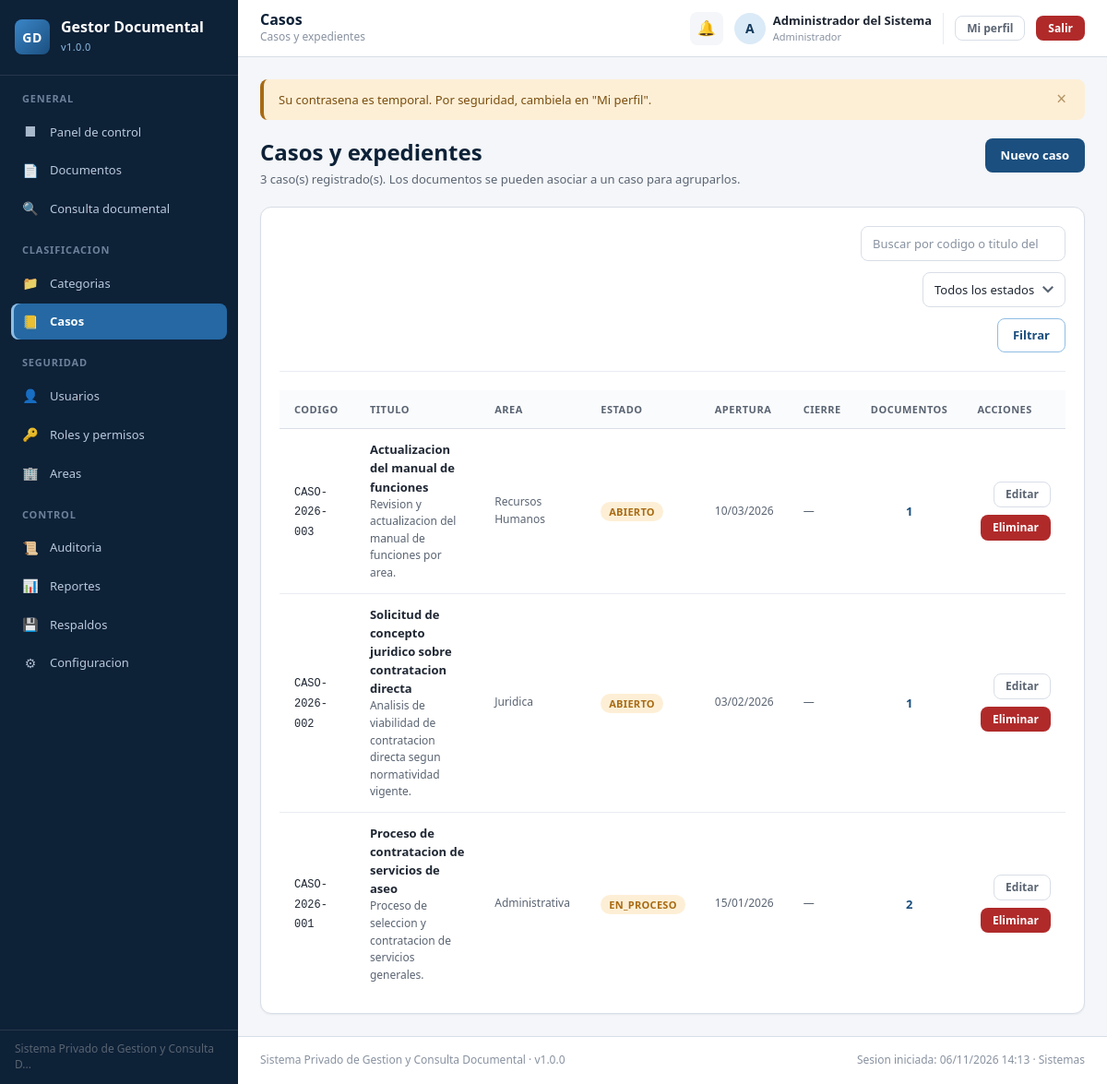
The page /public/index.php?modulo=casos (signed in) on the database its author committed.
### tables this page shows
CREATE TABLE casos (
    id_caso         INT AUTO_INCREMENT PRIMARY KEY,
    codigo          VARCHAR(50)  NOT NULL UNIQUE,
    titulo          VARCHAR(200) NOT NULL,
    descripcion     TEXT         NULL,
    id_area         INT          NULL,
    estado          ENUM('ABIERTO','EN_PROCESO','CERRADO','ARCHIVADO') NOT NULL DEFAULT 'ABIERTO',
    fecha_apertura  DATE         NOT NULL DEFAULT (CURRENT_DATE),
    fecha_cierre    DATE         NULL,
    fecha_creacion  DATETIME     NOT NULL DEFAULT CURRENT_TIMESTAMP,

    CONSTRAINT fk_caso_area
        FOREIGN KEY (id_area) REFERENCES areas(id_area)
        ON UPDATE CASCADE ON DELETE SET NULL,

    INDEX idx_caso_estado (estado)
);

CREATE TABLE areas (
    id_area         INT AUTO_INCREMENT PRIMARY KEY,
    nombre          VARCHAR(100) NOT NULL UNIQUE,
    descripcion     VARCHAR(200) NULL,
    activo          TINYINT(1)   NOT NULL DEFAULT 1,
    fecha_creacion  DATETIME     NOT NULL DEFAULT CURRENT_TIMESTAMP
);

### app/views/categorias/casos.php (the view, shortened to what the rows shown need)
<?php
require RUTA_VISTAS . '/partials/header.php';
?>
<section class="encabezado-seccion">
    <div>
        <h2 class="encabezado-seccion__titulo">Casos y expedientes</h2>
    </div>
</section>
<section class="tarjeta">
    <div class="tarjeta__cuerpo">
        <?php if (empty($casos)): ?>
            <div class="estado-vacio estado-vacio--compacto">
                <div class="estado-vacio__icono" aria-hidden="true">&#128210;</div>
                <h3 class="estado-vacio__titulo">No hay casos registrados</h3>
                <p class="estado-vacio__texto">
                    Los casos permiten agrupar documentos relacionados con un
                    mismo proceso o expediente.
                </p>
            </div>
        <?php else: ?>
            <div class="tabla-contenedor">
                <table class="tabla tabla--interactiva">
                    <thead>
                        <tr>
                            <th>Codigo</th>
                            <th>Titulo</th>
                            <th>Area</th>
                            <th>Estado</th>
                            <th>Apertura</th>
                            <th>Cierre</th>
                            <th class="tabla__celda-centrada">Documentos</th>
                            <th class="tabla__celda-acciones">Acciones</th>
                        </tr>
                    </thead>
                    <tbody>
                        <?php foreach ($casos as $caso): ?>
                            <tr>
                                <td><span class="texto-mono"><?= Helper::e($caso['codigo']) ?></span></td>
                                <td>
                                    <strong class="texto-fuerte">
                                        <?= Helper::e(mb_strimwidth($caso['titulo'], 0, 60, '...')) ?>
                                    </strong>
                                    <?php if (!empty($caso['descripcion'])): ?>
                                        <span class="texto-bloque texto-mini">
                                            <?= Helper::e(mb_strimwidth($caso['descripcion'], 0, 80, '...')) ?>
                                        </span>
                                    <?php endif; ?>
                                </td>
                                <td class="texto-mini"><?= Helper::eo($caso['area'], '—') ?></td>
                                <td>
                                    <span class="<?= Helper::claseEstado($caso['estado']) ?>">
                                        <?= Helper::e($caso['estado']) ?>
                                    </span>
                                </td>
                                <td class="texto-mini"><?= Helper::e(Helper::fecha($caso['fecha_apertura'])) ?></td>
                                <td class="texto-mini"><?= Helper::e(Helper::fecha($caso['fecha_cierre'])) ?></td>
                                <td class="tabla__celda-centrada">
                                    <a class="enlace-fuerte"
                                       href="<?= Helper::url('documentos', '', ['caso' => $caso['id_caso']]) ?>">
                                        <?= (int) $caso['total_documentos'] ?>
                                    </a>
                                </td>
                                <td class="tabla__celda-acciones">
                                    <div class="acciones-fila">
                                        <?php if (Sesion::puede('casos', 'editar')): ?>
                                            <button type="button" class="boton boton--fantasma boton--mini"
                                                    data-abrir-modal="modalCaso"
                                                    data-modo="editar"
                                                    data-id="<?= (int) $caso['id_caso'] ?>"
                                                    data-codigo="<?= Helper::e($caso['codigo']) ?>"
                                                    data-titulo="<?= Helper::e($caso['titulo']) ?>"
                                                    data-descripcion="<?= Helper::e((string) $caso['descripcion']) ?>"
                                                    data-area="<?= (int) $caso['id_area'] ?>"
                                                    data-estado="<?= Helper::e($caso['estado']) ?>"
                                                    data-apertura="<?= Helper::e($caso['fecha_apertura']) ?>"
                                                    data-cierre="<?= Helper::e((string) $caso['fecha_cierre']) ?>">
                                                Editar
                                            </button>
                                        <?php endif; ?>
                                        <?php if (Sesion::puede('casos', 'eliminar')): ?>
                                            <form method="post" action="<?= Helper::url('casos', 'eliminar') ?>"
                                                  class="formulario--en-linea"
                                                  data-confirmar="¿Confirma que desea eliminar o archivar el caso <?= Helper::e($caso['codigo']) ?>?">
                                                <button type="submit" class="boton boton--peligro boton--mini">
                                                    Eliminar
                                                </button>
                                            </form>
                                        <?php endif; ?>
                                    </div>
                                </td>
                            </tr>
                        <?php endforeach; ?>
                    </tbody>
                </table>
            </div>
        <?php endif; ?>
    </div>
</section>
<?php require RUTA_VISTAS . '/partials/footer.php'; ?>

### app/views/partials/footer.php (shortened to what the rows shown need)
        </main>
        <footer class="pie">
            <span><?= Helper::e(NOMBRE_SISTEMA) ?> · v<?= Helper::e(VERSION_SISTEMA) ?></span>
            <span>
                Sesion iniciada: <?= Helper::e(Helper::fechaHora(date('Y-m-d H:i:s', $_SESSION['inicio_sesion'] ?? time()))) ?>
                · <?= Helper::e((string) Sesion::dato('area', 'Sin area')) ?>
            </span>
        </footer>
    </div>
</div>
</body>
</html>

### rows shown on the page
casos: codigo "CASO-2026-003", titulo "Actualizacion del manual de funciones", descripcion "Revision y actualizacion del manual de funciones por area.", id_area.nombre "Recursos Humanos", estado "ABIERTO", fecha_apertura "10/03/2026", fecha_cierre "—", total_documentos "1"
casos: codigo "CASO-2026-002", titulo "Solicitud de concepto juridico sobre contratacion directa", descripcion "Analisis de viabilidad de contratacion directa segun normatividad vigente.", id_area.nombre "Juridica", estado "ABIERTO", fecha_apertura "03/02/2026", fecha_cierre "—", total_documentos "1"
casos: codigo "CASO-2026-001", titulo "Proceso de contratacion de servicios de aseo", descripcion "Proceso de seleccion y contratacion de servicios generales.", id_area.nombre "Administrativa", estado "EN_PROCESO", fecha_apertura "15/01/2026", fecha_cierre "—", total_documentos "2"
areas: nombre "Sistemas"

### other values the page prints
Helper::e(VERSION_SISTEMA) "1.0.0"
Helper::e(mb_strimwidth(NOMBRE_SISTEMA, 0, 42, '...')) "Sistema Privado de Gestion y Consulta D..."
Helper::e(Helper::tituloModulo($moduloActual)) "Casos"
Helper::e($tituloPagina) "Casos y expedientes"
Helper::e((string) Sesion::dato('rol')) "Administrador"
Helper::e($mensaje['texto']) "Su contrasena es temporal. Por seguridad, cambiela en \"Mi perfil\"."
$paginacion['total'] "3"
Helper::e(NOMBRE_SISTEMA) "Sistema Privado de Gestion y Consulta Documental"
